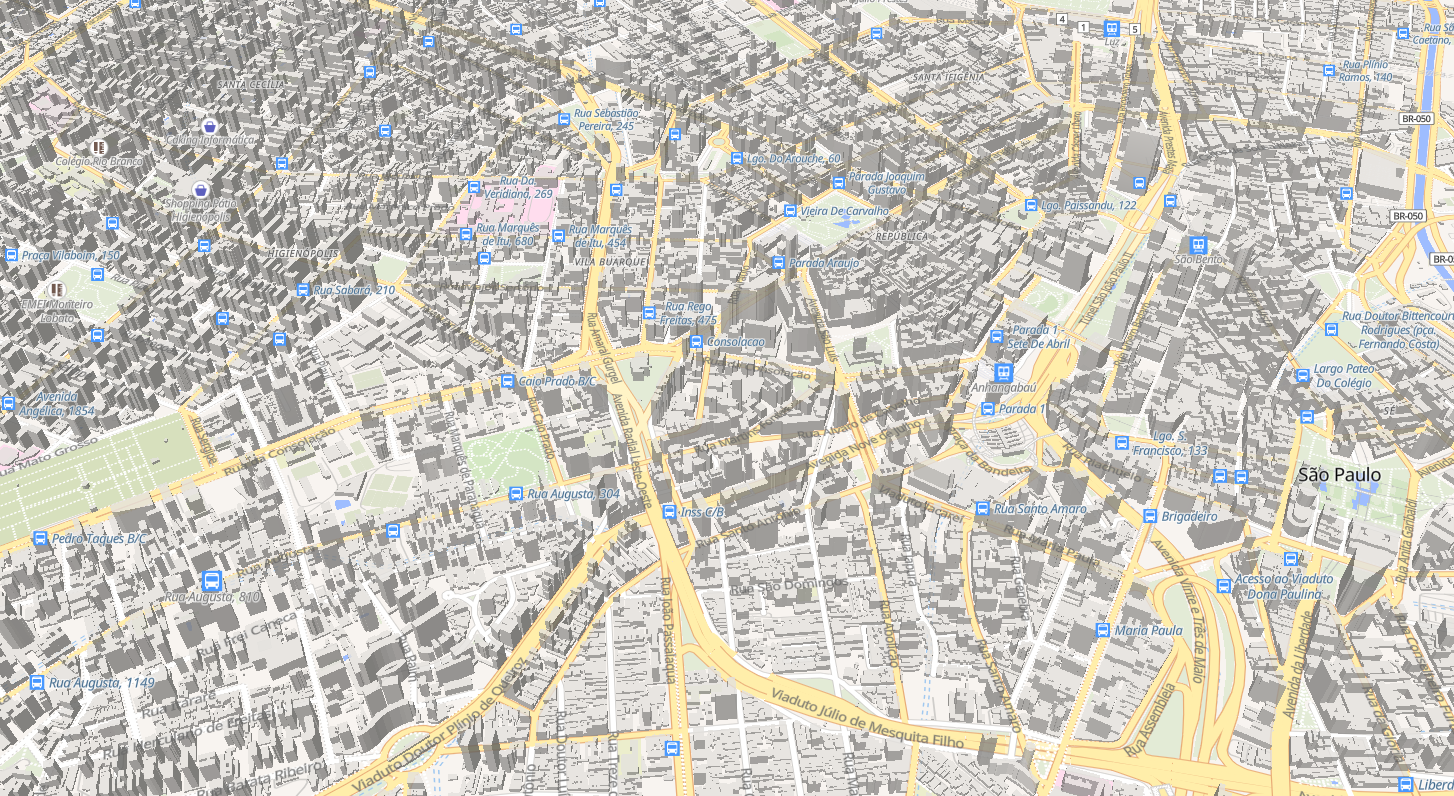

Reproduce this figure in Python.
import os

import leafmap.maplibregl as leafmap # pip install leafmap[maplibre] --upgrade
#import leafmap.foliumap as leafmap

#from villares.token_helpers import get_token
# MAPTILER_KEY = get_token('maptiler', 'MAPTILER_KEY')

m = leafmap.Map(center=[-46.6333, -23.5505], zoom=15,  pitch=45, style='liberty')
# m.add_basemap("Esri.WorldImagery", visible=False)
# source = {
#     "url": f"https://api.maptiler.com/tiles/v3/tiles.json?key={MAPTILER_KEY}",
#     "type": "vector",
# }
#m.add_source("openmaptiles", source)

# layer = {
#     "id": "3d-buildings",
#     "source": "openmaptiles",
#     "source-layer": "building",
#     "type": "fill-extrusion",
#     "min-zoom": 15,
#     "paint": {
#         "fill-extrusion-color": [
#             "interpolate",
#             ["linear"],
#             ["get", "render_height"],
#             0,
#             "lightgray",
#             200,
#             "royalblue",
#             400,
#             "lightblue",
#         ],
#         "fill-extrusion-height": [
#             "interpolate",
#             ["linear"],
#             ["zoom"],
#             15,
#             0,
#             16,
#             ["get", "render_height"],
#         ],
#         "fill-extrusion-base": [
#             "case",
#             [">=", ["get", "zoom"], 16],
#             ["get", "render_min_height"],
#             0,
#         ],
#     },
# }
# m.add_layer(layer)
# m.add_layer_control(layer.keys())
# url = "https://tile.openstreetmap.org/{z}/{x}/{y}.png"
# m.add_tile_layer(
#     url, name="OpenStreetMap", attribution="OpenStreetMap", opacity=1.0, visible=False
# )
m.add_globe_control()
m.to_html('index.html')
